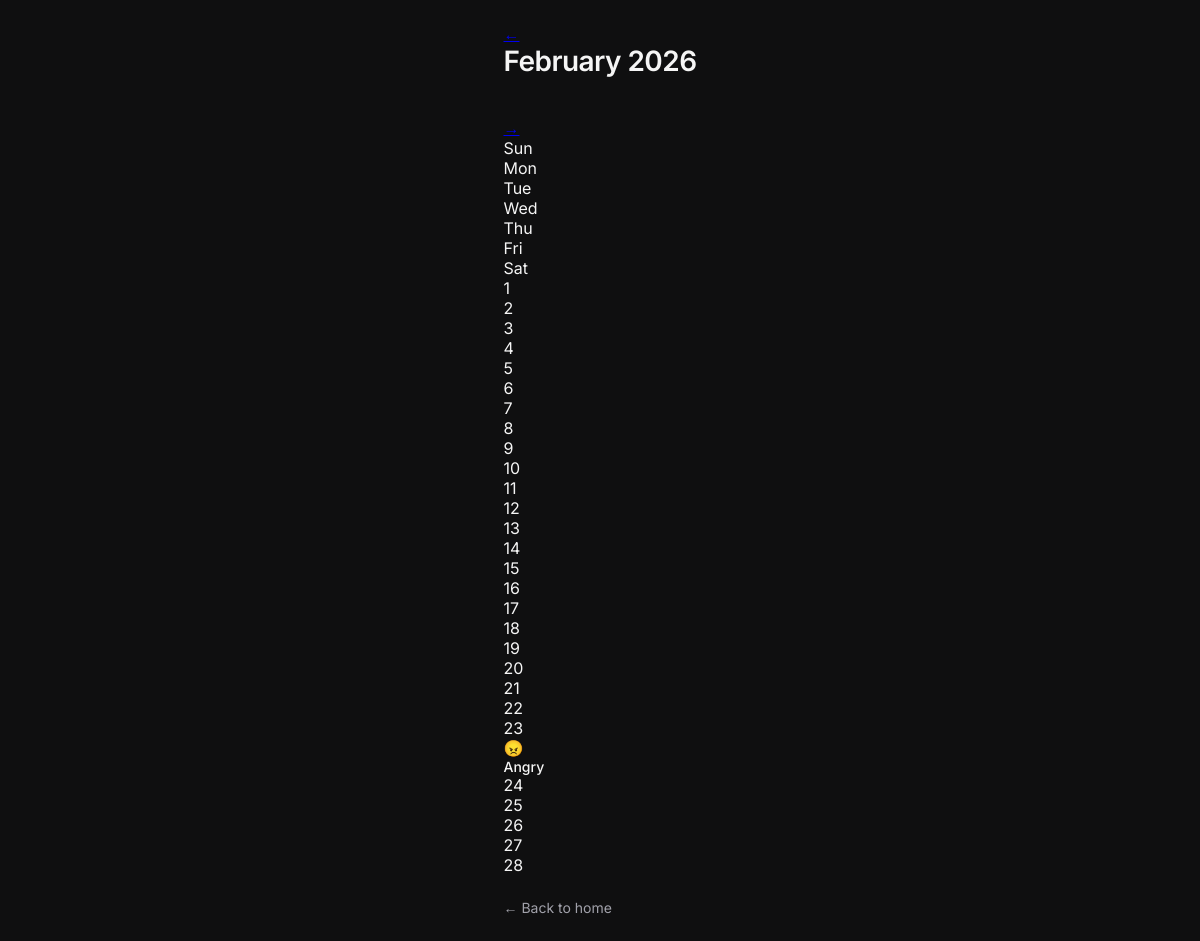
Page /calendar on the earlier database version.
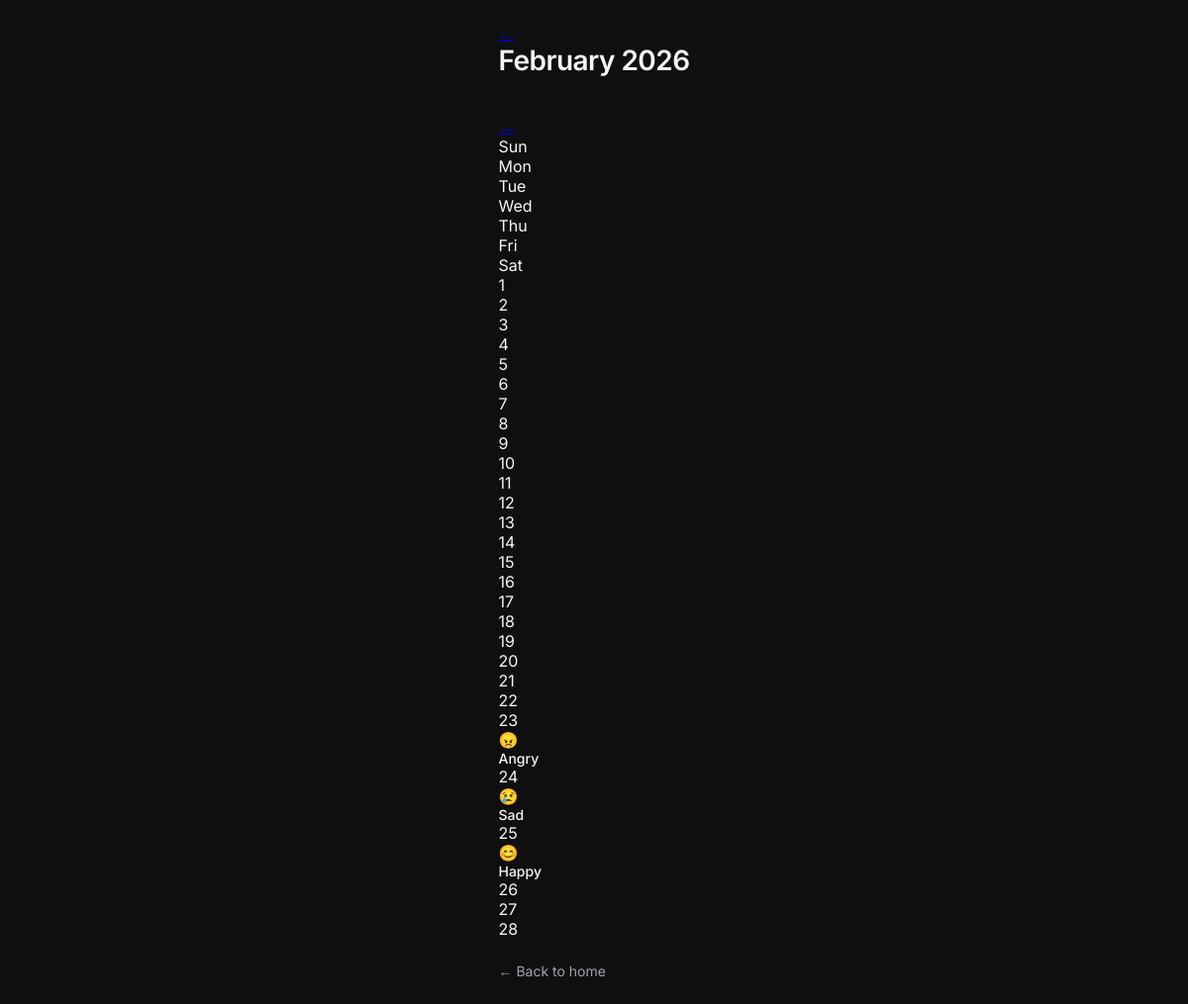
Same page on the later database version.
### tables this page shows
CREATE TABLE moods (
        id INTEGER PRIMARY KEY AUTOINCREMENT,
        mood TEXT,
        date TEXT
        );

### app.py (the view)
@app.route("/calendar")
def calendar():
    init_db()
    with get_db() as db:
        now = datetime.now()
        year = request.args.get('year', now.year, type=int)
        month = request.args.get('month', now.month, type=int)
        moods = db.execute(
            "SELECT date, mood FROM moods WHERE strftime('%Y', date) = ? AND strftime('%m', date) = ?",
            (str(year), f"{month:02d}")
        ).fetchall()
        mood_dict = {mood[0]: mood[1] for mood in moods}
        first_day_weekday, num_days = monthrange(year, month)
        month_names = ['January', 'February', 'March', 'April', 'May', 'June',
                       'July', 'August', 'September', 'October', 'November', 'December']
        return render_template("calendar.html",
                             mood_dict=mood_dict,
                             year=year,
                             month=month,
                             month_name=month_names[month-1],
                             first_day_weekday=first_day_weekday,
                             num_days=num_days)

### app.py (called while the page is built)
def get_db():
    return sqlite3.connect(DB_PATH)

def init_db():
    with get_db() as db:
        db.execute("""
            CREATE TABLE IF NOT EXISTS moods (
            id INTEGER PRIMARY KEY AUTOINCREMENT,
            mood TEXT,
            date TEXT
            )
        """)

### templates/calendar.html (shortened to what this page needs)
<!DOCTYPE html>
<html lang="en">
<head>
    <link rel="stylesheet" href="/static/styles.css">
</head>
<body>
    <div class="calendar-container">
        <div class="calendar-header">
            <a href="/calendar?year={{ year }}&month={{ month - 1 if month > 1 else 12 }}" class="nav-btn">←</a>
            <h1>{{ month_name }} {{ year }}</h1>
            <a href="/calendar?year={{ year }}&month={{ month + 1 if month < 12 else 1 }}" class="nav-btn">→</a>
        </div>
        <div class="calendar-grid">
            <div class="calendar-day-header">Sun</div>
            <div class="calendar-day-header">Mon</div>
            <div class="calendar-day-header">Tue</div>
            <div class="calendar-day-header">Wed</div>
            <div class="calendar-day-header">Thu</div>
            <div class="calendar-day-header">Fri</div>
            <div class="calendar-day-header">Sat</div>
            {% for day in range(1, num_days + 1) %}
                {% set date_str = "%04d-%02d-%02d"|format(year, month, day) %}
                {% set mood = mood_dict.get(date_str) %}
                <div class="calendar-cell {% if mood %}has-mood{% endif %}">
                    <div class="day-number">{{ day }}</div>
                    {% if mood %}
                        <div class="mood-emoji">
                            {% if mood == 'Happy' %}😊
                            {% elif mood == 'Sad' %}😢
                            {% elif mood == 'Angry' %}😠
                            {% elif mood == 'Tired' %}😴
                            {% endif %}
                        </div>
                        <div class="mood-label">{{ mood }}</div>
                    {% endif %}
                </div>
            {% endfor %}
        </div>
        <a href="/" class="back-link">← Back to home</a>
    </div>
</body>
</html>

Differences in the rows shown:
added moods: mood "Sad"
added moods: mood "Happy"
Other differences:
new list line: "24"
new list line: "25"
list line gone: "24"
list line gone: "25"
